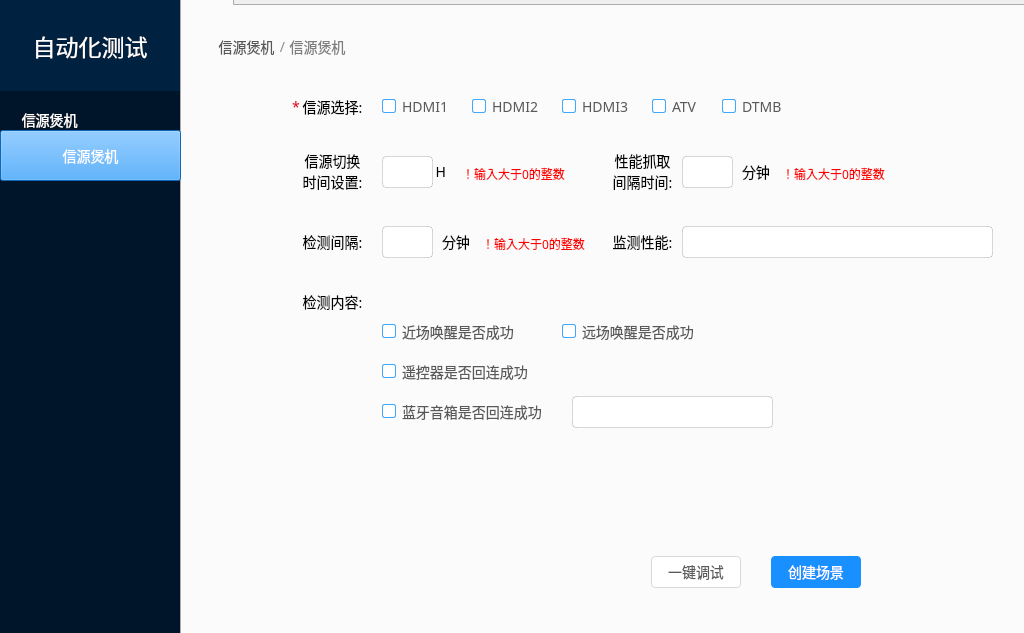
<?xml version="1.0" encoding="UTF-8"?>
<ui version="4.0">
 <class>MainWindow</class>
 <widget class="QMainWindow" name="MainWindow">
  <property name="geometry">
   <rect>
    <x>0</x>
    <y>0</y>
    <width>1024</width>
    <height>633</height>
   </rect>
  </property>
  <property name="windowTitle">
   <string>MainWindow</string>
  </property>
  <property name="styleSheet">
   <string notr="true">QPushButton#pushButton_2{
background: #1890FF;
box-shadow: inset 0 2px 8px 0 rgba(0,0,0,0.45);
opacity: 0.65;
font-family: PingFangSC-Regular;
font-size: 14px;
color: #FFFFFF;
line-height: 22px;
}
</string>
  </property>
  <widget class="QWidget" name="centralwidget">
   <widget class="QTabWidget" name="tabWidget">
    <property name="geometry">
     <rect>
      <x>180</x>
      <y>-20</y>
      <width>941</width>
      <height>661</height>
     </rect>
    </property>
    <property name="styleSheet">
     <string notr="true">QLabel {
font-family: PingFangSC-Regular;
font-size: 14px;
color: rgba(0,0,0);
text-align: right;
line-height: 22px;
}
QLabel#label_11,#label_12,#label_13{
font-family: PingFangSC-Regular;
font-size: 12px;
color: rgba(255,0,0);
text-align: right;
line-height: 22px;
}
QCheckBox{
	font-family: PingFangSC-Regular;
	font-size: 14px;
	color: rgba(0,0,0,0.65);
	letter-spacing: 0;
	text-align: left;
	line-height: 22px;
}
QCheckBox::indicator{
	background: #FFFFFF;
	border: 1px solid #40A9FF;
	border-radius: 2px;
	border-radius: 2px;
	width: 12px;
	height: 12px;
}
QCheckBox::indicator:checked{
	image: url(./src/qss/复选-已选.svg);
}
QRadioButton {
font-family: PingFangSC-Regular;
font-size: 14px;
color: rgba(0,0,0,0.65);
text-align: left;
line-height: 22px;}
QPushButton#pushButton_13,#pushButton_7,#pushButton_9{
font-family: PingFangSC-Regular;
font-size: 14px;
color: #FFFFFF;
line-height: 22px;
background: #1890FF;
border-radius: 4px;
border-radius: 4px;
}
QPushButton#pushButton_8,#pushButton_10,#pushButton_14{
font-family: PingFangSC-Regular;
font-size: 14px;
color: rgba(0,0,0,0.65);
line-height: 22px;
background: #FFFFFF;
border: 1px solid #D9D9D9;
border-radius: 4px;
border-radius: 4px;
}
QLineEdit{
background: #FFFFFF;
border: 1px solid rgba(0,0,0,0.15);
border-radius: 4px;
border-radius: 4px;
height: 32px;
}</string>
    </property>
    <property name="currentIndex">
     <number>0</number>
    </property>
    <widget class="QWidget" name="tab">
     <attribute name="title">
      <string>Tab 1</string>
     </attribute>
     <widget class="QLabel" name="label_2">
      <property name="geometry">
       <rect>
        <x>90</x>
        <y>80</y>
        <width>121</width>
        <height>41</height>
       </rect>
      </property>
      <property name="layoutDirection">
       <enum>Qt::LeftToRight</enum>
      </property>
      <property name="styleSheet">
       <string notr="true"/>
      </property>
      <property name="text">
       <string>信源选择:</string>
      </property>
      <property name="alignment">
       <set>Qt::AlignCenter</set>
      </property>
     </widget>
     <widget class="QLabel" name="label_3">
      <property name="geometry">
       <rect>
        <x>90</x>
        <y>140</y>
        <width>121</width>
        <height>51</height>
       </rect>
      </property>
      <property name="layoutDirection">
       <enum>Qt::LeftToRight</enum>
      </property>
      <property name="styleSheet">
       <string notr="true"/>
      </property>
      <property name="text">
       <string>信源切换
时间设置:</string>
      </property>
      <property name="alignment">
       <set>Qt::AlignCenter</set>
      </property>
     </widget>
     <widget class="QLabel" name="label_4">
      <property name="geometry">
       <rect>
        <x>90</x>
        <y>210</y>
        <width>121</width>
        <height>51</height>
       </rect>
      </property>
      <property name="layoutDirection">
       <enum>Qt::LeftToRight</enum>
      </property>
      <property name="styleSheet">
       <string notr="true"/>
      </property>
      <property name="text">
       <string>检测间隔:</string>
      </property>
      <property name="alignment">
       <set>Qt::AlignCenter</set>
      </property>
     </widget>
     <widget class="QLabel" name="label_5">
      <property name="geometry">
       <rect>
        <x>90</x>
        <y>270</y>
        <width>121</width>
        <height>51</height>
       </rect>
      </property>
      <property name="layoutDirection">
       <enum>Qt::LeftToRight</enum>
      </property>
      <property name="styleSheet">
       <string notr="true"/>
      </property>
      <property name="text">
       <string>检测内容:</string>
      </property>
      <property name="alignment">
       <set>Qt::AlignCenter</set>
      </property>
     </widget>
     <widget class="QLabel" name="label_6">
      <property name="geometry">
       <rect>
        <x>400</x>
        <y>140</y>
        <width>121</width>
        <height>51</height>
       </rect>
      </property>
      <property name="layoutDirection">
       <enum>Qt::LeftToRight</enum>
      </property>
      <property name="styleSheet">
       <string notr="true"/>
      </property>
      <property name="text">
       <string>性能抓取
间隔时间:</string>
      </property>
      <property name="alignment">
       <set>Qt::AlignCenter</set>
      </property>
     </widget>
     <widget class="QLineEdit" name="lineEdit">
      <property name="geometry">
       <rect>
        <x>200</x>
        <y>150</y>
        <width>51</width>
        <height>32</height>
       </rect>
      </property>
      <property name="styleSheet">
       <string notr="true"/>
      </property>
     </widget>
     <widget class="QCheckBox" name="checkBox">
      <property name="geometry">
       <rect>
        <x>290</x>
        <y>80</y>
        <width>81</width>
        <height>41</height>
       </rect>
      </property>
      <property name="text">
       <string>HDMI2</string>
      </property>
     </widget>
     <widget class="QCheckBox" name="checkBox_2">
      <property name="geometry">
       <rect>
        <x>380</x>
        <y>80</y>
        <width>81</width>
        <height>41</height>
       </rect>
      </property>
      <property name="text">
       <string>HDMI3</string>
      </property>
     </widget>
     <widget class="QCheckBox" name="checkBox_3">
      <property name="geometry">
       <rect>
        <x>470</x>
        <y>80</y>
        <width>81</width>
        <height>41</height>
       </rect>
      </property>
      <property name="text">
       <string>ATV</string>
      </property>
     </widget>
     <widget class="QCheckBox" name="checkBox_4">
      <property name="geometry">
       <rect>
        <x>540</x>
        <y>80</y>
        <width>81</width>
        <height>41</height>
       </rect>
      </property>
      <property name="text">
       <string>DTMB</string>
      </property>
     </widget>
     <widget class="QLineEdit" name="lineEdit_2">
      <property name="geometry">
       <rect>
        <x>500</x>
        <y>150</y>
        <width>51</width>
        <height>32</height>
       </rect>
      </property>
      <property name="styleSheet">
       <string notr="true"/>
      </property>
     </widget>
     <widget class="QLabel" name="label_7">
      <property name="geometry">
       <rect>
        <x>560</x>
        <y>150</y>
        <width>31</width>
        <height>31</height>
       </rect>
      </property>
      <property name="styleSheet">
       <string notr="true">font: 75 12pt &quot;新宋体&quot;;</string>
      </property>
      <property name="text">
       <string>分钟</string>
      </property>
     </widget>
     <widget class="QLabel" name="label_8">
      <property name="geometry">
       <rect>
        <x>400</x>
        <y>210</y>
        <width>121</width>
        <height>51</height>
       </rect>
      </property>
      <property name="layoutDirection">
       <enum>Qt::LeftToRight</enum>
      </property>
      <property name="styleSheet">
       <string notr="true"/>
      </property>
      <property name="text">
       <string>监测性能:</string>
      </property>
      <property name="alignment">
       <set>Qt::AlignCenter</set>
      </property>
     </widget>
     <widget class="QCheckBox" name="checkBox_15">
      <property name="geometry">
       <rect>
        <x>200</x>
        <y>310</y>
        <width>161</width>
        <height>31</height>
       </rect>
      </property>
      <property name="text">
       <string>近场唤醒是否成功</string>
      </property>
     </widget>
     <widget class="QCheckBox" name="checkBox_17">
      <property name="geometry">
       <rect>
        <x>200</x>
        <y>350</y>
        <width>161</width>
        <height>31</height>
       </rect>
      </property>
      <property name="text">
       <string>遥控器是否回连成功</string>
      </property>
     </widget>
     <widget class="QCheckBox" name="checkBox_18">
      <property name="geometry">
       <rect>
        <x>380</x>
        <y>310</y>
        <width>161</width>
        <height>31</height>
       </rect>
      </property>
      <property name="text">
       <string>远场唤醒是否成功</string>
      </property>
     </widget>
     <widget class="QCheckBox" name="checkBox_20">
      <property name="geometry">
       <rect>
        <x>200</x>
        <y>390</y>
        <width>181</width>
        <height>31</height>
       </rect>
      </property>
      <property name="text">
       <string>蓝牙音箱是否回连成功</string>
      </property>
     </widget>
     <widget class="QCheckBox" name="checkBox_8">
      <property name="geometry">
       <rect>
        <x>200</x>
        <y>80</y>
        <width>81</width>
        <height>41</height>
       </rect>
      </property>
      <property name="text">
       <string>HDMI1</string>
      </property>
     </widget>
     <widget class="QLabel" name="label_9">
      <property name="geometry">
       <rect>
        <x>250</x>
        <y>150</y>
        <width>21</width>
        <height>31</height>
       </rect>
      </property>
      <property name="styleSheet">
       <string notr="true">font: 75 12pt &quot;新宋体&quot;;</string>
      </property>
      <property name="text">
       <string> H</string>
      </property>
     </widget>
     <widget class="QLineEdit" name="lineEdit_3">
      <property name="geometry">
       <rect>
        <x>200</x>
        <y>220</y>
        <width>51</width>
        <height>32</height>
       </rect>
      </property>
      <property name="styleSheet">
       <string notr="true"/>
      </property>
     </widget>
     <widget class="QLabel" name="label_10">
      <property name="geometry">
       <rect>
        <x>260</x>
        <y>220</y>
        <width>41</width>
        <height>31</height>
       </rect>
      </property>
      <property name="styleSheet">
       <string notr="true">font: 75 12pt &quot;新宋体&quot;;</string>
      </property>
      <property name="text">
       <string>分钟</string>
      </property>
     </widget>
     <widget class="QLineEdit" name="lineEdit_4">
      <property name="geometry">
       <rect>
        <x>500</x>
        <y>220</y>
        <width>311</width>
        <height>32</height>
       </rect>
      </property>
      <property name="styleSheet">
       <string notr="true"/>
      </property>
     </widget>
     <widget class="QPushButton" name="pushButton_7">
      <property name="geometry">
       <rect>
        <x>589</x>
        <y>550</y>
        <width>90</width>
        <height>32</height>
       </rect>
      </property>
      <property name="styleSheet">
       <string notr="true"/>
      </property>
      <property name="text">
       <string>创建场景</string>
      </property>
     </widget>
     <widget class="QPushButton" name="pushButton_8">
      <property name="geometry">
       <rect>
        <x>469</x>
        <y>550</y>
        <width>90</width>
        <height>32</height>
       </rect>
      </property>
      <property name="styleSheet">
       <string notr="true"/>
      </property>
      <property name="text">
       <string>一键调试</string>
      </property>
     </widget>
     <widget class="QLabel" name="label_11">
      <property name="geometry">
       <rect>
        <x>280</x>
        <y>160</y>
        <width>111</width>
        <height>16</height>
       </rect>
      </property>
      <property name="styleSheet">
       <string notr="true"/>
      </property>
      <property name="text">
       <string>！输入大于0的整数</string>
      </property>
     </widget>
     <widget class="QLabel" name="label_12">
      <property name="geometry">
       <rect>
        <x>300</x>
        <y>230</y>
        <width>111</width>
        <height>16</height>
       </rect>
      </property>
      <property name="styleSheet">
       <string notr="true"/>
      </property>
      <property name="text">
       <string>！输入大于0的整数</string>
      </property>
     </widget>
     <widget class="QLabel" name="label_13">
      <property name="geometry">
       <rect>
        <x>600</x>
        <y>160</y>
        <width>111</width>
        <height>16</height>
       </rect>
      </property>
      <property name="styleSheet">
       <string notr="true"/>
      </property>
      <property name="text">
       <string>！输入大于0的整数</string>
      </property>
     </widget>
     <widget class="QLineEdit" name="lineEdit_5">
      <property name="geometry">
       <rect>
        <x>390</x>
        <y>390</y>
        <width>201</width>
        <height>32</height>
       </rect>
      </property>
      <property name="styleSheet">
       <string notr="true"/>
      </property>
     </widget>
     <widget class="QLabel" name="label_20">
      <property name="geometry">
       <rect>
        <x>100</x>
        <y>30</y>
        <width>71</width>
        <height>21</height>
       </rect>
      </property>
      <property name="layoutDirection">
       <enum>Qt::LeftToRight</enum>
      </property>
      <property name="styleSheet">
       <string notr="true">QLabel {
font-family: PingFangSC-Regular;
font-size: 14px;
color: rgba(0,0,0,0.50);
line-height: 22px;}</string>
      </property>
      <property name="text">
       <string>信源煲机</string>
      </property>
      <property name="alignment">
       <set>Qt::AlignCenter</set>
      </property>
     </widget>
     <widget class="QLabel" name="label_15">
      <property name="geometry">
       <rect>
        <x>24</x>
        <y>30</y>
        <width>81</width>
        <height>21</height>
       </rect>
      </property>
      <property name="layoutDirection">
       <enum>Qt::LeftToRight</enum>
      </property>
      <property name="styleSheet">
       <string notr="true">QLabel {
font-family: PingFangSC-Regular;
font-size: 14px;
color: rgba(0,0,0,0.65);
line-height: 22px;}</string>
      </property>
      <property name="text">
       <string>信源煲机</string>
      </property>
      <property name="alignment">
       <set>Qt::AlignCenter</set>
      </property>
     </widget>
     <widget class="QLabel" name="label_16">
      <property name="geometry">
       <rect>
        <x>90</x>
        <y>30</y>
        <width>21</width>
        <height>21</height>
       </rect>
      </property>
      <property name="layoutDirection">
       <enum>Qt::LeftToRight</enum>
      </property>
      <property name="styleSheet">
       <string notr="true">QLabel {
font-family: PingFangSC-Regular;
font-size: 14px;
color: rgba(0,0,0,0.45);
line-height: 22px;}</string>
      </property>
      <property name="text">
       <string> / </string>
      </property>
      <property name="alignment">
       <set>Qt::AlignCenter</set>
      </property>
     </widget>
     <widget class="QLabel" name="label_17">
      <property name="geometry">
       <rect>
        <x>110</x>
        <y>80</y>
        <width>21</width>
        <height>41</height>
       </rect>
      </property>
      <property name="styleSheet">
       <string notr="true">color: rgb(227, 0, 17);</string>
      </property>
      <property name="text">
       <string>*</string>
      </property>
     </widget>
    </widget>
   </widget>
   <widget class="QLabel" name="label_14">
    <property name="geometry">
     <rect>
      <x>0</x>
      <y>90</y>
      <width>180</width>
      <height>571</height>
     </rect>
    </property>
    <property name="styleSheet">
     <string notr="true">background: #001529;
font-family: PingFangSC-Regular;
font-size: 14px;
color: #FFFFFF;
line-height: 22px;</string>
    </property>
    <property name="text">
     <string>
      信源煲机</string>
    </property>
    <property name="alignment">
     <set>Qt::AlignLeading|Qt::AlignLeft|Qt::AlignTop</set>
    </property>
   </widget>
   <widget class="QLabel" name="label">
    <property name="geometry">
     <rect>
      <x>0</x>
      <y>0</y>
      <width>180</width>
      <height>91</height>
     </rect>
    </property>
    <property name="styleSheet">
     <string notr="true">font-family: PingFangSC-Medium;
font-size: 23px;
color: #FFFFFF;
text-align: left;
background: #002140;
box-shadow: 2px 0 6px 0 rgba(0,21,41,0.35);</string>
    </property>
    <property name="text">
     <string>自动化测试</string>
    </property>
    <property name="alignment">
     <set>Qt::AlignCenter</set>
    </property>
   </widget>
   <widget class="QPushButton" name="pushButton_2">
    <property name="geometry">
     <rect>
      <x>0</x>
      <y>130</y>
      <width>181</width>
      <height>51</height>
     </rect>
    </property>
    <property name="styleSheet">
     <string notr="true"/>
    </property>
    <property name="text">
     <string>信源煲机</string>
    </property>
   </widget>
  </widget>
 </widget>
 <resources/>
 <connections/>
</ui>
